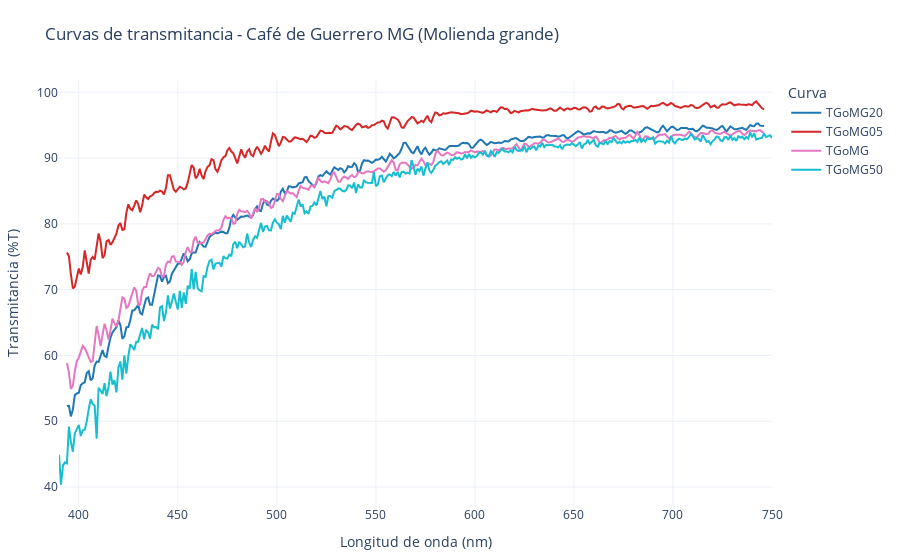

The cell this chart's notebook holds for it:
### Code cell
import pandas as pd
import numpy as np
import plotly.graph_objects as go
from datetime import datetime
import matplotlib.pyplot as plt
import matplotlib.colors as mcolors

# === Cargar archivo de transmitancia ===
ruta = "TGoMG_matrix.csv"
df = pd.read_csv(ruta)

# === Columnas
col_nm = [c for c in df.columns if 'nm' in c.lower()][0]
col_transmitancia = [c for c in df.columns if c != col_nm]

# === Regiones espectrales
regiones = {
    '100–200 nm': (100, 200),
    '200–300 nm': (200, 300),
    '300–400 nm': (300, 400),
    '400–500 nm': (400, 500),
    '500–600 nm': (500, 600),
    '600–700 nm': (600, 700),
    '700–800 nm': (700, 800)
}

# === Colores
colormap_base = plt.get_cmap('tab10')
colormap = colormap_base(np.linspace(0, 1, len(col_transmitancia)))
colores_hex = [mcolors.to_hex(c) for c in colormap]

# === Figura
fig = go.Figure()
fig.update_layout(
    title="Curvas de transmitancia - Café de Guerrero MG (Molienda grande)",
    xaxis_title="Longitud de onda (nm)",
    yaxis_title="Transmitancia (%T)",
    legend_title="Curva",
    template="plotly_white",
    margin=dict(l=40, r=40, t=80, b=40),
)

# === Métricas
metricas = []
for i, col in enumerate(col_transmitancia):
    datos = df[[col_nm, col]].dropna().rename(columns={col_nm: 'nm', col: 'transmitancia'})
    datos['transmitancia'] = pd.to_numeric(datos['transmitancia'], errors='coerce')
    datos = datos.dropna()
    if datos.empty:
        continue

    fig.add_trace(go.Scatter(
        x=datos['nm'],
        y=datos['transmitancia'],
        mode='lines',
        name=col,
        line=dict(color=colores_hex[i])
    ))

    max_val = datos['transmitancia'].max()
    min_val = datos['transmitancia'].min()
    avg = datos['transmitancia'].mean()
    std = datos['transmitancia'].std()
    auc = np.trapezoid(datos['transmitancia'], datos['nm'])
    lambda_max = datos['nm'][datos['transmitancia'].idxmax()]
    lambda_min = datos['nm'][datos['transmitancia'].idxmin()]

    proms_reg = {}
    for region, (a, b) in regiones.items():
        reg_vals = datos.loc[(datos['nm'] >= a) & (datos['nm'] <= b), 'transmitancia']
        proms_reg[region] = f"{reg_vals.mean():.2f}" if not reg_vals.empty else "—"

    metricas.append({
        'Color de curva': colores_hex[i],
        'Curva': col,
        'Máx (%T)': round(max_val, 2),
        'Mín (%T)': round(min_val, 2),
        'Promedio (%)': round(avg, 2),
        'Desv. Std': round(std, 2),
        'AUC': round(auc, 2),
        'λ máx (nm)': round(lambda_max, 2),
        'λ mín (nm)': round(lambda_min, 2),
        **proms_reg
    })

# === Tabla HTML
df_metricas = pd.DataFrame(metricas)
tabla_html = "<table class='styled-table'><thead><tr>"
for col in df_metricas.columns:
    tabla_html += f"<th>{col}</th>"
tabla_html += "</tr></thead><tbody>"
for _, row in df_metricas.iterrows():
    tabla_html += "<tr>"
    for col in df_metricas.columns:
        if col == "Color de curva":
            tabla_html += f"<td style='background-color:{row[col]};'></td>"
        else:
            tabla_html += f"<td>{row[col]}</td>"
    tabla_html += "</tr>"
tabla_html += "</tbody></table>"

# === HTML Final
fecha = datetime.now().strftime('%d-%m-%Y %H:%M:%S')
grafica_html = fig.to_html(full_html=False, include_plotlyjs='cdn')

html_final = f"""
<!DOCTYPE html>
<html lang="es">
<head>
  <meta charset="UTF-8">
  <title>Reporte de Transmitancia UV-Vis</title>
  <meta name="viewport" content="width=device-width, initial-scale=1.0">
  <style>
    body {{
      font-family: 'Segoe UI', Tahoma, sans-serif;
      margin: 40px;
      background-color: #fdfdfd;
      color: #222;
    }}
    h1 {{
      color: #111;
    }}
    h2 {{
      margin-top: 40px;
    }}
    .info {{
      margin-bottom: 20px;
    }}
    .lab {{
      margin-top: 40px;
      font-size: 0.95em;
      background-color: #f0f8ff;
      padding: 15px;
      border-left: 6px solid #009879;
    }}
    .styled-table {{
      border-collapse: collapse;
      margin-top: 20px;
      font-size: 1em;
      width: 100%;
      box-shadow: 0 0 10px rgba(0, 0, 0, 0.05);
    }}
    .styled-table thead tr {{
      background-color: #009879;
      color: #ffffff;
      text-align: left;
    }}
    .styled-table th, .styled-table td {{
      padding: 12px 15px;
      border: 1px solid #ddd;
      text-align: center;
    }}
    .styled-table tbody tr:nth-child(even) {{
      background-color: #f3f3f3;
    }}
    .plotly-graph-div {{
      width: 100% !important;
      height: auto !important;
    }}
  </style>
</head>
<body>

  <h1>Curvas de transmitancia - Café de Guerrero MG (Molienda grande)</h1> 

  <div class="info">
    <p><strong>Fecha:</strong> {fecha}</p>
  </div>

  {grafica_html}

  <h2>Métricas espectrales por curva</h2>
  {tabla_html}

  <div>
    <p>Las curvas de transmitancia permiten identificar la transparencia relativa de la muestra a lo largo del espectro. Una menor transmitancia puede sugerir absorción fuerte en ciertas regiones, lo cual es útil para análisis de compuestos activos presentes en el café.</p>
  </div>

  <div class="lab">
    <strong>Nombre del proyecto: CafeLab</strong><br><br>
    <strong>Colaboradores:</strong><br>
    Martín Rodolfo Palomino Merino – Profesor investigador, jefe responsable del laboratorio de caracterización de materiales (FCFM-BUAP).<br>
    Lizeth Jazmín Orozco García – Colaborador principal.<br>
    Julio Alfredo Ballinas García – Colaborador del proyecto.
  </div>

</body>
</html>
"""

# === Guardar archivo
with open("Comparativa_muestras_transmitancia.html", "w", encoding="utf-8") as f:
    f.write(html_final)

print("✅ HTML generado: Comparativa_muestras_transmitancia.html")
print("Rango de longitudes de onda:", df['nm'].min(), "a", df['nm'].max())
fig.show()

### Figure 1 — Plotly figure (JSON) as saved in the notebook; plotly's stock layout.template omitted (floating-point values rounded to 4 significant figures; data arrays with more than 128 entries replaced by an {"elided": "..."} marker saying what was removed)
{"data": [{"line": {"color": "#1f77b4"}, "mode": "lines", "name": "TGoMG20", "type": "scatter", "x": {"elided": "353 float values"}, "y": {"elided": "353 float values"}}, {"line": {"color": "#d62728"}, "mode": "lines", "name": "TGoMG05", "type": "scatter", "x": {"elided": "353 float values"}, "y": {"elided": "353 float values"}}, {"line": {"color": "#e377c2"}, "mode": "lines", "name": "TGoMG", "type": "scatter", "x": {"elided": "353 float values"}, "y": {"elided": "353 float values"}}, {"line": {"color": "#17becf"}, "mode": "lines", "name": "TGoMG50", "type": "scatter", "x": {"elided": "361 float values"}, "y": {"elided": "361 float values"}}], "layout": {"legend": {"title": {"text": "Curva"}}, "margin": {"b": 40, "l": 40, "r": 40, "t": 80}, "title": {"text": "Curvas de transmitancia - Café de Guerrero MG (Molienda grande)"}, "xaxis": {"title": {"text": "Longitud de onda (nm)"}}, "yaxis": {"title": {"text": "Transmitancia (%T)"}}}}
